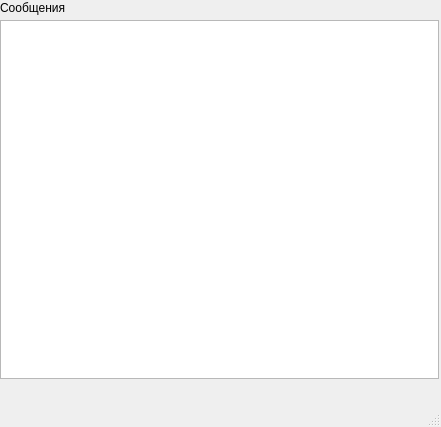
<?xml version="1.0" encoding="UTF-8"?>
<ui version="4.0">
 <class>MainWindow</class>
 <widget class="QMainWindow" name="MainWindow">
  <property name="geometry">
   <rect>
    <x>0</x>
    <y>0</y>
    <width>441</width>
    <height>427</height>
   </rect>
  </property>
  <property name="windowTitle">
   <string>MainWindow</string>
  </property>
  <widget class="QWidget" name="centralwidget">
   <widget class="QLabel" name="label">
    <property name="geometry">
     <rect>
      <x>0</x>
      <y>0</y>
      <width>71</width>
      <height>16</height>
     </rect>
    </property>
    <property name="text">
     <string>Сообщения</string>
    </property>
   </widget>
   <widget class="QTextEdit" name="textEdit">
    <property name="geometry">
     <rect>
      <x>0</x>
      <y>20</y>
      <width>439</width>
      <height>359</height>
     </rect>
    </property>
   </widget>
  </widget>
  <widget class="QMenuBar" name="menubar">
   <property name="geometry">
    <rect>
     <x>0</x>
     <y>0</y>
     <width>441</width>
     <height>21</height>
    </rect>
   </property>
  </widget>
  <widget class="QStatusBar" name="statusbar"/>
 </widget>
 <resources/>
 <connections/>
</ui>
